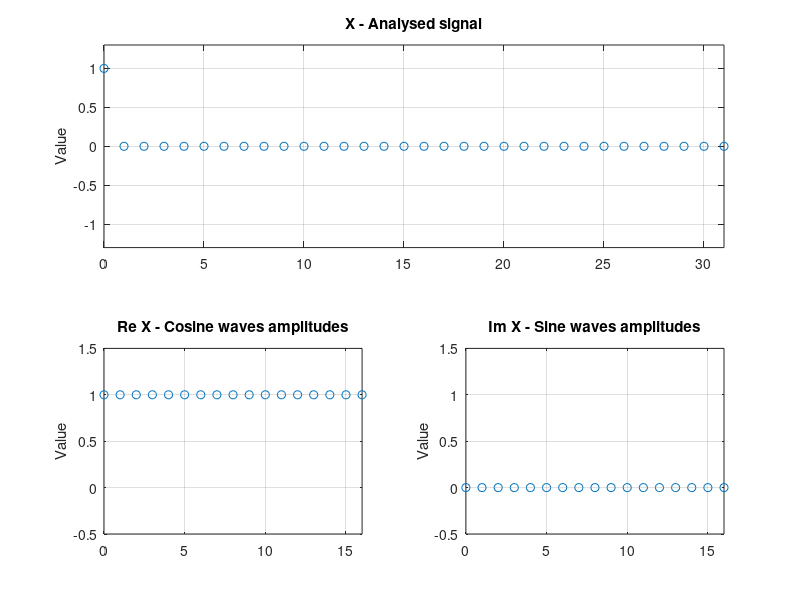

Recreate this plot in MATLAB.
#! /usr/bin/octave -qf

% Real DFT
% Pulse signal analysis

% Time domain length
td_length = 32;

% Frequency domain length
fd_length = (td_length/2)+1;

% Prepare impulse
X = zeros(1, td_length);
X(1) = 1;

% Prepare buffers for frequency domain result
ReX = zeros(1, fd_length);
ImX = zeros(1, fd_length);

% Calculus

t = 2*pi/td_length;

for k=1:fd_length,
    for i=1:td_length,
        ReX(k) = ReX(k) + X(i)*cos(t*(k-1)*(i-1));
    	ImX(k) = ImX(k) - X(i)*sin(t*(k-1)*(i-1));
    end;
end;

% Displaying

y_range_amplifier = 1.3;

td = 0:td_length-1;

subplot(2, 2, 1:2);
plot(td, X, 'o');
grid on;
y_range = max(abs(min(X)), abs(max(X)))*y_range_amplifier;
axis([0 length(td)-1 -y_range y_range]);
title('X - Analysed signal');
ylabel('Value');

td = 0:fd_length-1;

subplot(2, 2, 3);
plot(td, ReX, 'o');
grid on;
axis([0 length(td)-1 -0.5 1.5]);
title('Re X - Cosine waves amplitudes');
ylabel('Value');

subplot(2, 2, 4);
plot(td, ImX, 'o');
grid on;
axis([0 length(td)-1 -0.5 1.5]);
title('Im X - Sine waves amplitudes');
ylabel('Value');

printf("Press any key to exit..");
pause